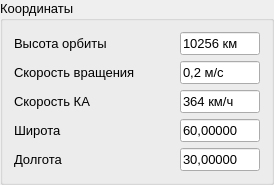
                  <widget class="QGroupBox" name="groupBox_4">
                   <property name="sizePolicy">
                    <sizepolicy hsizetype="Maximum" vsizetype="Preferred">
                     <horstretch>0</horstretch>
                     <verstretch>0</verstretch>
                    </sizepolicy>
                   </property>
                   <property name="maximumSize">
                    <size>
                     <width>16777215</width>
                     <height>181</height>
                    </size>
                   </property>
                   <property name="font">
                    <font>
                     <pointsize>10</pointsize>
                    </font>
                   </property>
                   <property name="title">
                    <string>Координаты</string>
                   </property>
                   <layout class="QVBoxLayout" name="verticalLayout_18">
                    <item>
                     <layout class="QHBoxLayout" name="horizontalLayout_10">
                      <item>
                       <widget class="QLabel" name="label_5">
                        <property name="sizePolicy">
                         <sizepolicy hsizetype="Maximum" vsizetype="Preferred">
                          <horstretch>0</horstretch>
                          <verstretch>0</verstretch>
                         </sizepolicy>
                        </property>
                        <property name="minimumSize">
                         <size>
                          <width>160</width>
                          <height>0</height>
                         </size>
                        </property>
                        <property name="font">
                         <font>
                          <pointsize>10</pointsize>
                         </font>
                        </property>
                        <property name="text">
                         <string>Высота орбиты</string>
                        </property>
                       </widget>
                      </item>
                      <item>
                       <widget class="QLineEdit" name="lineEdit_5">
                        <property name="sizePolicy">
                         <sizepolicy hsizetype="Minimum" vsizetype="Fixed">
                          <horstretch>0</horstretch>
                          <verstretch>0</verstretch>
                         </sizepolicy>
                        </property>
                        <property name="maximumSize">
                         <size>
                          <width>80</width>
                          <height>16777215</height>
                         </size>
                        </property>
                        <property name="font">
                         <font>
                          <pointsize>10</pointsize>
                         </font>
                        </property>
                        <property name="text">
                         <string>10256 км</string>
                        </property>
                        <property name="readOnly">
                         <bool>true</bool>
                        </property>
                       </widget>
                      </item>
                     </layout>
                    </item>
                    <item>
                     <layout class="QHBoxLayout" name="horizontalLayout_11">
                      <item>
                       <widget class="QLabel" name="label_6">
                        <property name="sizePolicy">
                         <sizepolicy hsizetype="Maximum" vsizetype="Preferred">
                          <horstretch>0</horstretch>
                          <verstretch>0</verstretch>
                         </sizepolicy>
                        </property>
                        <property name="minimumSize">
                         <size>
                          <width>160</width>
                          <height>0</height>
                         </size>
                        </property>
                        <property name="font">
                         <font>
                          <pointsize>10</pointsize>
                         </font>
                        </property>
                        <property name="text">
                         <string>Скорость вращения</string>
                        </property>
                       </widget>
                      </item>
                      <item>
                       <widget class="QLineEdit" name="lineEdit_6">
                        <property name="sizePolicy">
                         <sizepolicy hsizetype="Minimum" vsizetype="Fixed">
                          <horstretch>0</horstretch>
                          <verstretch>0</verstretch>
                         </sizepolicy>
                        </property>
                        <property name="maximumSize">
                         <size>
                          <width>80</width>
                          <height>16777215</height>
                         </size>
                        </property>
                        <property name="font">
                         <font>
                          <pointsize>10</pointsize>
                         </font>
                        </property>
                        <property name="text">
                         <string>0,2 м/с</string>
                        </property>
                        <property name="readOnly">
                         <bool>true</bool>
                        </property>
                       </widget>
                      </item>
                     </layout>
                    </item>
                    <item>
                     <layout class="QHBoxLayout" name="horizontalLayout_26">
                      <item>
                       <widget class="QLabel" name="label_18">
                        <property name="sizePolicy">
                         <sizepolicy hsizetype="Maximum" vsizetype="Preferred">
                          <horstretch>0</horstretch>
                          <verstretch>0</verstretch>
                         </sizepolicy>
                        </property>
                        <property name="minimumSize">
                         <size>
                          <width>160</width>
                          <height>0</height>
                         </size>
                        </property>
                        <property name="font">
                         <font>
                          <pointsize>10</pointsize>
                         </font>
                        </property>
                        <property name="text">
                         <string>Скорость КА</string>
                        </property>
                       </widget>
                      </item>
                      <item>
                       <widget class="QLineEdit" name="lineEdit_7">
                        <property name="sizePolicy">
                         <sizepolicy hsizetype="Minimum" vsizetype="Fixed">
                          <horstretch>0</horstretch>
                          <verstretch>0</verstretch>
                         </sizepolicy>
                        </property>
                        <property name="maximumSize">
                         <size>
                          <width>80</width>
                          <height>16777215</height>
                         </size>
                        </property>
                        <property name="font">
                         <font>
                          <pointsize>10</pointsize>
                         </font>
                        </property>
                        <property name="text">
                         <string>364 км/ч</string>
                        </property>
                        <property name="readOnly">
                         <bool>true</bool>
                        </property>
                       </widget>
                      </item>
                     </layout>
                    </item>
                    <item>
                     <layout class="QHBoxLayout" name="horizontalLayout_30">
                      <item>
                       <widget class="QLabel" name="label_26">
                        <property name="sizePolicy">
                         <sizepolicy hsizetype="Maximum" vsizetype="Preferred">
                          <horstretch>0</horstretch>
                          <verstretch>0</verstretch>
                         </sizepolicy>
                        </property>
                        <property name="minimumSize">
                         <size>
                          <width>160</width>
                          <height>0</height>
                         </size>
                        </property>
                        <property name="font">
                         <font>
                          <pointsize>10</pointsize>
                         </font>
                        </property>
                        <property name="text">
                         <string>Широта</string>
                        </property>
                       </widget>
                      </item>
                      <item>
                       <widget class="QLineEdit" name="lineEdit_11">
                        <property name="sizePolicy">
                         <sizepolicy hsizetype="Minimum" vsizetype="Fixed">
                          <horstretch>0</horstretch>
                          <verstretch>0</verstretch>
                         </sizepolicy>
                        </property>
                        <property name="maximumSize">
                         <size>
                          <width>80</width>
                          <height>16777215</height>
                         </size>
                        </property>
                        <property name="font">
                         <font>
                          <pointsize>10</pointsize>
                         </font>
                        </property>
                        <property name="text">
                         <string>60,00000</string>
                        </property>
                        <property name="readOnly">
                         <bool>true</bool>
                        </property>
                       </widget>
                      </item>
                     </layout>
                    </item>
                    <item>
                     <layout class="QHBoxLayout" name="horizontalLayout_31">
                      <item>
                       <widget class="QLabel" name="label_27">
                        <property name="sizePolicy">
                         <sizepolicy hsizetype="Maximum" vsizetype="Preferred">
                          <horstretch>0</horstretch>
                          <verstretch>0</verstretch>
                         </sizepolicy>
                        </property>
                        <property name="minimumSize">
                         <size>
                          <width>160</width>
                          <height>0</height>
                         </size>
                        </property>
                        <property name="font">
                         <font>
                          <pointsize>10</pointsize>
                         </font>
                        </property>
                        <property name="text">
                         <string>Долгота</string>
                        </property>
                       </widget>
                      </item>
                      <item>
                       <widget class="QLineEdit" name="lineEdit_12">
                        <property name="sizePolicy">
                         <sizepolicy hsizetype="Minimum" vsizetype="Fixed">
                          <horstretch>0</horstretch>
                          <verstretch>0</verstretch>
                         </sizepolicy>
                        </property>
                        <property name="maximumSize">
                         <size>
                          <width>80</width>
                          <height>16777215</height>
                         </size>
                        </property>
                        <property name="font">
                         <font>
                          <pointsize>10</pointsize>
                         </font>
                        </property>
                        <property name="text">
                         <string>30,00000</string>
                        </property>
                        <property name="readOnly">
                         <bool>true</bool>
                        </property>
                       </widget>
                      </item>
                     </layout>
                    </item>
                   </layout>
                  </widget>
